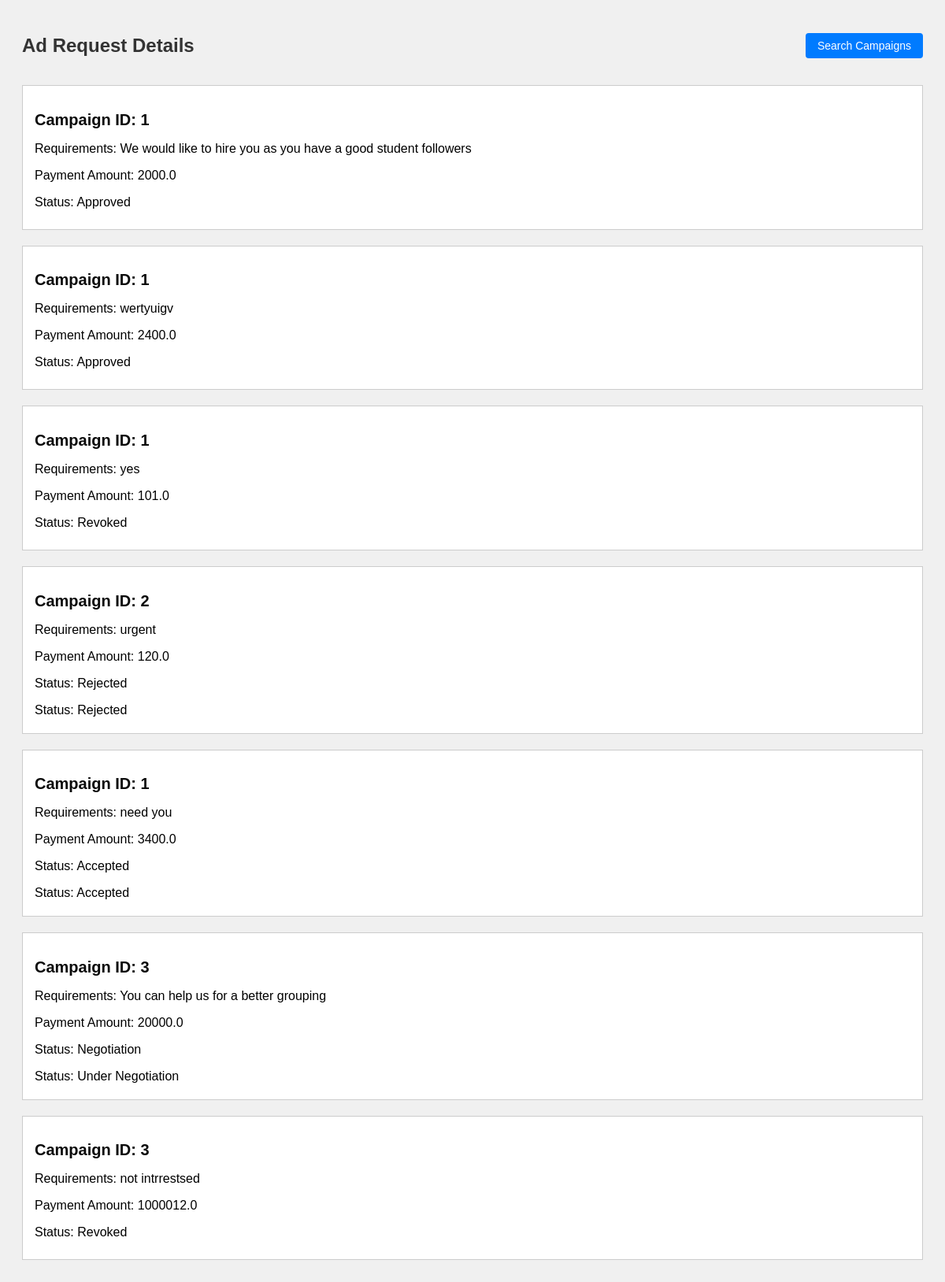
/influencer/ad-requests, run on the app's committed database.
### application/model.py (models this page shows)
class AdRequest(db.Model):
    __tablename__ = 'ad_requests'
    id = db.Column(db.Integer, primary_key=True)
    campaign_id = db.Column(db.Integer, db.ForeignKey('campaigns.id'), nullable=False)
    influencer_id = db.Column(db.Integer, db.ForeignKey('influencers.id'), nullable=False)
    requirements = db.Column(db.Text, nullable=False)
    payment_amount = db.Column(db.Float, nullable=False)
    status = db.Column(db.String(20), nullable=False, default='Pending')

### application/controller.py (the view, shortened to what this page needs)
@app.route('/influencer/ad-requests', methods=['GET', 'POST'])
def influencer_ad_requests():
    ad_requests = AdRequest.query.all()
    return render_template('influencerview_adreq.html', ad_requests=ad_requests)

### application/templates/influencerview_adreq.html (shortened to what this page needs)
<!DOCTYPE html>
<html lang="en">
<head>
    <link rel="stylesheet" href="{{ url_for('static', filename='css/influencerview_adreq.css') }}">
</head>
<body>
    <div class="header">
        <h1>Ad Request Details</h1>
        <button class="btn back-btn" onclick="location.href='{{ url_for('search_campaigns') }}'">Search Campaigns</button>
    </div>
    {% for ad_request in ad_requests %}
    <div class="ad-request">
        <h2>Campaign ID: {{ ad_request.campaign_id }}</h2>
        <p>Requirements: {{ ad_request.requirements }}</p>
        <p>Payment Amount: {{ ad_request.payment_amount }}</p>
        <p>Status: {{ ad_request.status }}</p>
        <div class="btn-container">
            {% if ad_request.status == 'Pending' %}
            <form id="ad-request-form-{{ ad_request.id }}" method="POST">
                <input type="hidden" name="ad_request_id" value="{{ ad_request.id }}">
                <button class="btn accept-btn" type="button" onclick="acceptAdRequest({{ ad_request.id }})">Accept</button>
                <button class="btn reject-btn" type="button" onclick="rejectAdRequest({{ ad_request.id }})">Reject</button>
                <button class="btn negotiate-btn" type="button" onclick="location.href='/negotiate_ad_request/{{ ad_request.id }}'">Negotiate</button>
            </form>
            {% elif ad_request.status == 'Accepted' %}
            <p>Status: Accepted</p>
            {% elif ad_request.status == 'Rejected' %}
            <p>Status: Rejected</p>
            {% elif ad_request.status == 'Negotiation' %}
            <p>Status: Under Negotiation</p>
            {% endif %}
        </div>
    </div>
    {% endfor %}
</body>
</html>

### application/static/css/influencerview_adreq.css (style rules this page uses)
body { font-family: Arial, sans-serif; background-color: #f0f0f0; padding: 20px; }
.header { display: flex; justify-content: space-between; align-items: center; margin-bottom: 20px; }
.ad-request { flex: 1 1 30%; background-color: #fff; border: 1px solid #ccc; padding: 15px; margin-bottom: 20px; }
h1 { font-size: 24px; color: #333; }
h2 { font-size: 20px; color: #0a0a0a; margin-bottom: 10px; }
p { margin-bottom: 5px; }
.btn-container { margin-top: 10px; }
.btn { display: inline-block; padding: 8px 15px; font-size: 14px; cursor: pointer; border: none; border-radius: 4px; color: #fff; }
.btn.back-btn { background-color: #007bff; }

### data on the page
AdRequest: campaign_id "1", requirements "We would like to hire you as you have a good student followers", payment_amount "2000.0", status "Approved"
AdRequest: campaign_id "1", requirements "wertyuigv", payment_amount "2400.0", status "Approved"
AdRequest: campaign_id "1", requirements "yes", payment_amount "101.0", status "Revoked"
AdRequest: campaign_id "2", requirements "urgent", payment_amount "120.0", status "Rejected", shows "Status: Rejected"
AdRequest: campaign_id "1", requirements "need you", payment_amount "3400.0", status "Accepted", shows "Status: Accepted"
AdRequest: campaign_id "3", requirements "You can help us for a better grouping", payment_amount "20000.0", status "Negotiation", shows "Status: Under Negotiation"
AdRequest: campaign_id "3", requirements "not intrrestsed", payment_amount "1000012.0", status "Revoked"
